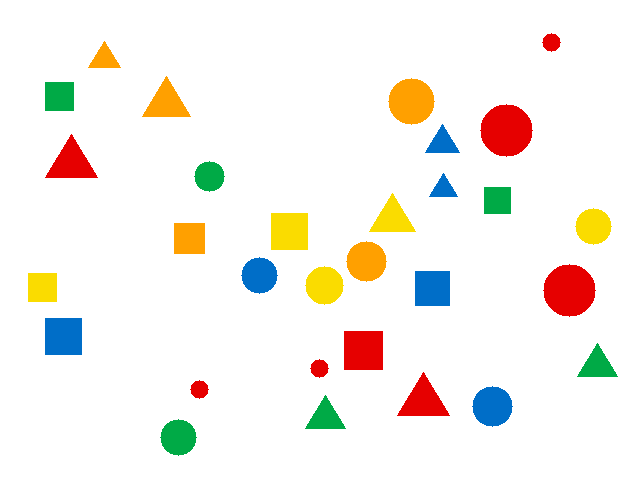
#> input picture module4_machineVision_cv-industrial-workshop/images/shapes.png, 640 x 480 px, found by its file name
$ jupyter execute --allow-errors 09_challenges.ipynb   (older library calls are emulated)
#> lines starting #> are read from the running program, lines starting #| are printed output that depends on the picture; after the words box and inside, x2 and y2 are one past the last pixel; in counts of white or black regions, pixels touching at a corner belong together
### module4_machineVision_cv-industrial-workshop/scripts/vision_camera.py
"""
vision_camera.py : แหล่งภาพที่ใช้ร่วมกันทุก Workshop
  file   = ภาพจากไฟล์
  emu    = กล้อง Basler จำลอง (ไม่ต้องมีกล้องจริง)
  basler = กล้อง Basler จริง (GigE / USB)
  webcam = webcam สำรอง

ทุกแหล่งมีคำสั่งเหมือนกัน:  frame = src.read()   และ   src.close()
frame ที่ได้เป็นภาพสี BGR (numpy array) ส่งเข้า OpenCV ได้ทันที
"""
import os

# เปิดกล้องจำลองไว้เสมอ (ไม่กระทบกล้องจริง) จึงสลับ emu กับ basler ได้โดยไม่ต้อง Restart
os.environ.setdefault('PYLON_CAMEMU', '1')

import cv2
import numpy as np

# โฟลเดอร์ images/ ของ repo (ใช้ได้ไม่ว่าจะรันจากโฟลเดอร์ไหน)
IMG_DIR = os.path.join(os.path.dirname(os.path.abspath(__file__)), "..", "images")


def img_path(name):
    """คืน path เต็มของไฟล์ภาพตัวอย่างใน images/"""
    return name if os.path.exists(name) else os.path.join(IMG_DIR, name)


# [45 lines left out: functions imread_url, set_param, pick_device, not called in this run]

class FileSource:
    # [4 lines left out: function __init__, not called in this run]

    def read(self):
        return self.img.copy()

    def close(self):
        pass


class WebcamSource:
    # [7 lines left out: function __init__, not called in this run]

    def read(self):
        ok, frame = self.cap.read()
        return frame if ok else None

    def close(self):
        self.cap.release()


class BaslerSource:
    # [58 lines left out: functions __init__, read, not called in this run]

    def close(self):
        self.cam.StopGrabbing()
        self.cam.Close()


# [24 lines left out: functions add_source_args, open_source, fit_to_screen, not called in this run]


def use_thai_font():
    """ตั้งฟอนต์ไทยให้ matplotlib ทั้ง notebook (ทั้ง show() และกราฟที่วาดเอง)
    เลือกเฉพาะฟอนต์ที่มีในเครื่องจริง: Windows = Tahoma / Leelawadee UI, Mac = Thonburi / Tahoma"""
    import logging
    import warnings
    try:
        import matplotlib.pyplot as plt
        from matplotlib import font_manager
    except ImportError:
        return
    have = {f.name for f in font_manager.fontManager.ttflist}
    thai = [f for f in ("Tahoma", "Thonburi", "Leelawadee UI", "Noto Sans Thai",
                        "Sarabun", "Loma") if f in have]
    plt.rcParams["font.family"] = thai + ["DejaVu Sans"]
    logging.getLogger("matplotlib.font_manager").setLevel(logging.ERROR)
    warnings.filterwarnings("ignore", message="Glyph .* missing from font")


use_thai_font()   # เรียกทันทีที่ import vision_camera


def show(*imgs, titles=None, size=6):
    """แสดงภาพใน Jupyter Notebook (แปลง BGR เป็น RGB ให้อัตโนมัติ)"""
    import logging
    import warnings
    import matplotlib.pyplot as plt
    # ฟอนต์ที่มีภาษาไทย: Windows = Tahoma / Leelawadee UI, Mac = Thonburi
    # เลือกเฉพาะฟอนต์ไทยที่มีในเครื่องนี้จริง จึงไม่มีข้อความ findfont ... not found
    from matplotlib import font_manager
    have = {f.name for f in font_manager.fontManager.ttflist}
    thai = [f for f in ("Tahoma", "Leelawadee UI", "Thonburi", "Noto Sans Thai") if f in have]
    plt.rcParams["font.family"] = thai + ["DejaVu Sans"]
    warnings.filterwarnings("ignore", message="Glyph")
    warnings.filterwarnings("ignore", message="findfont")
    logging.getLogger("matplotlib.font_manager").setLevel(logging.ERROR)  # findfont มาทาง logging ไม่ใช่ warnings
    n = len(imgs)
    fig, axes = plt.subplots(1, n, figsize=(size * n, size * 0.75))
    axes = [axes] if n == 1 else axes
    for i, (ax, im) in enumerate(zip(axes, imgs)):
        if im.ndim == 2:
            ax.imshow(im, cmap="gray", vmin=0, vmax=255)
        else:
            ax.imshow(cv2.cvtColor(im, cv2.COLOR_BGR2RGB))
        if titles:
            ax.set_title(titles[i])
        ax.axis("off")
    plt.tight_layout()
    plt.show()


# [23 lines left out: function grab_one, not called in this run]


def put_label(img, text, org=(10, 30), scale=0.8, color=(0, 255, 255)):
    cv2.putText(img, text, org, cv2.FONT_HERSHEY_SIMPLEX, scale, (0, 0, 0), 4)
    cv2.putText(img, text, org, cv2.FONT_HERSHEY_SIMPLEX, scale, color, 2)


# ---------------------------------------------------------------
# สำหรับ Notebook 02b: เล่นกับกล้องจำลอง
# ---------------------------------------------------------------
# [28 lines left out: function grab_emu, not called in this run]


class EmuLine:
    """สายการผลิตจำลอง: กล้องจำลองส่งภาพจากโฟลเดอร์ทีละภาพ ทุกครั้งที่สั่ง Trigger
    ใช้แบบ:  line = EmuLine("line")  ->  frame = line.trigger()  ->  line.close()"""

    # [27 lines left out: functions __init__, trigger, not called in this run]

    def close(self):
        self.cam.StopGrabbing()
        self.cam.Close()


# [17 lines left out: function simulate_real, not called in this run]


class SimpleHOG:
    # HOG แบบเขียนเอง ใช้แทน cv2.HOGDescriptor ที่ไม่มีใน OpenCV 5  (ภาพ 64x48, cell 8, block 2x2, 9 ทิศ)
    def __init__(self, cell=8, bins=9):
        self.cell, self.bins = cell, bins

    # [25 lines left out: function compute, not called in this run]


def make_hog():
    # OpenCV 4 มี cv2.HOGDescriptor  OpenCV 5 ไม่มี จึงใช้ SimpleHOG แทน
    if hasattr(cv2, 'HOGDescriptor'):
        return cv2.HOGDescriptor((64, 48), (16, 16), (8, 8), (8, 8), 9)
    return SimpleHOG()

### module4_machineVision_cv-industrial-workshop/notebooks/09_challenges.ipynb
# Challenge: ลงมือแก้โค้ดเอง
ที่ผ่านมาส่วนใหญ่กด Run  รอบนี้**แก้โค้ดเอง** ให้ผ่านตัวตรวจอัตโนมัติ  มี 8 ข้อ จากง่ายไปยาก แต่ละข้อมี
- **โจทย์** และสิ่งที่ต้องแก้ (มองหาคำว่า `TODO`)
- **ตัวตรวจ** รันแล้วบอกทันทีว่า ✅ ผ่าน หรือ ❌ ยัง
- **คำใบ้** ถ้าติด  และ**เฉลย**ซ่อนไว้ท้าย notebook (เปิดดูได้แต่ลองเองก่อน)

ทำเป็นคู่ ใช้เวลา 60 นาที  ผ่าน 4 ข้อ = ใช้ทักษะพื้นฐานได้  ผ่าน 6 ข้อขึ้นไป = ต่อยอดงานจริงได้

[cell 1]
import sys, os, time
sys.path.insert(0, os.path.abspath("../scripts"))
import cv2
import numpy as np
from vision_camera import show, img_path, put_label

def load(name):
    return cv2.imread(img_path(name))

def check(title, got, expected):
    ok = (got == expected)
    print(("✅ ผ่าน  " if ok else "❌ ยัง   ") + title + f"   ได้ {got}  ต้องการ {expected}")
    return ok

def count_color(img, h_low, h_high, min_area=1000, s_min=50, v_min=50):
    """นับวัตถุในช่วงสี H ที่ใหญ่กว่า min_area  (ฟังก์ชันจาก Workshop 2)"""
    hsv = cv2.cvtColor(img, cv2.COLOR_BGR2HSV)
    mask = cv2.inRange(hsv, np.array([h_low, s_min, v_min]), np.array([h_high, 255, 255]))
    cs, _ = cv2.findContours(mask, cv2.RETR_EXTERNAL, cv2.CHAIN_APPROX_NONE)
    return sum(cv2.contourArea(c) > min_area for c in cs), mask
print("พร้อม")

## ข้อ 1 (ง่าย): นับสีน้ำเงิน
ใน `shapes.png` โค้ดด้านล่างนับสีแดง (H 0–10)  **แก้ช่วง H ให้นับสีน้ำเงิน**  (คำใบ้: จากสไลด์ HSV น้ำเงินอยู่ราว H 95–125)

[cell 2]
img = load("shapes.png")
#> in load, returned value is the input picture: shape (480, 640, 3); mean B, G, R 234.9, 241.3, 245.5
n_blue, mask = count_color(img, 0, 10)        # TODO: แก้ช่วง H ให้เป็นสีน้ำเงิน
#> in count_color, `mask = cv2.inRange(hsv, np.array([h_low, s_min, v_min]), np.array([h_h..`:
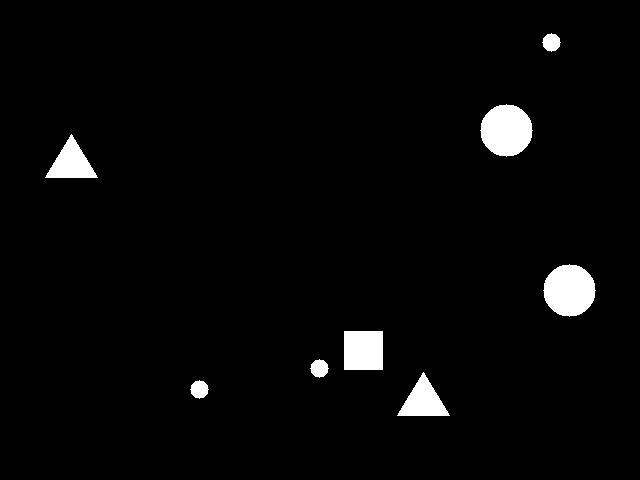
#> mask: shape (480, 640); 2.9% white; 8 white regions
#> in count_color, `cs, _ = cv2.findContours(mask, cv2.RETR_EXTERNAL, cv2.CHAIN_APPROX_NONE)`: cs = 8 contours; box (x1, y1, x2, y2) and area: (543, 264, 596, 317) 2048, (480, 104, 533, 157) 2048, (344, 331, 383, 370) 1444, (397, 372, 450, 416) 1118, (45, 134, 98, 178) 1118, (190, 380, 209, 399) 228, (310, 359, 329, 378) 228, (542, 33, 561, 52) 228
#> n_blue = 5
check("ข้อ 1 นับสีน้ำเงิน (ชิ้นใหญ่กว่า 1000 px)", n_blue, 3)
#> in check, `ok = (got == expected)`: ok = False
#| ❌ ยัง   ข้อ 1 นับสีน้ำเงิน (ชิ้นใหญ่กว่า 1000 px)   ได้ 5  ต้องการ 3
show(img, mask, titles=["shapes.png", "mask ที่ได้"], size=4)
#> in show, `have = {f.name for f in font_manager.fontManager.ttflist}`: have = 19 items
#> in show, `thai = [f for f in ("Tahoma", "Leelawadee UI", "Thonburi", "Noto Sans ..`: thai = []

## ข้อ 2 (ง่าย): ถาดต้องไม่มีสีส้มปน
ถาด `line/tray_05.png` มีชิ้นแดงใหญ่ครบ 5 แต่มี**ชิ้นสีส้ม**ปนมา (H ราว 12–22)  เขียนให้ `verdict` เป็น `"NG"` เมื่อมีสีส้ม

[cell 3]
img = load("line/tray_05.png")
#> call 2 of load, with name = 'line/tray_05.png'
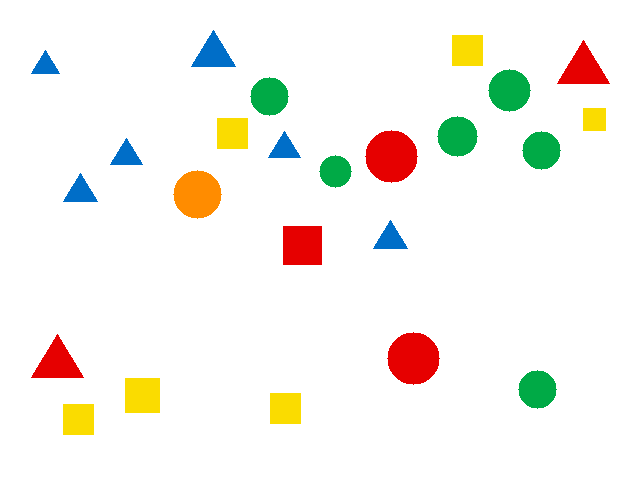
#> input picture module4_machineVision_cv-industrial-workshop/images/line/tray_05.png, 640 x 480 px, found by its file name
#> in load, returned value is the input picture: shape (480, 640, 3); mean B, G, R 237.4, 243.6, 246
n_red, _ = count_color(img, 0, 10)
#> in count_color (call 2), `cs, _ = cv2.findContours(mask, cv2.RETR_EXTERNAL, cv2.CHAIN_APPROX_NONE)`: cs = 5 contours; box (x1, y1, x2, y2) and area: (387, 332, 440, 385) 2048, (365, 130, 418, 183) 2048, (283, 226, 322, 265) 1444, (31, 334, 84, 378) 1118, (557, 40, 610, 84) 1118
#> n_red = 5
n_orange = 0                                   # TODO: นับชิ้นสีส้มด้วย count_color
verdict = "OK" if n_red == 5 else "NG"         # TODO: เพิ่มเงื่อนไข ถ้ามีสีส้ม = NG
#> verdict = 'OK'
check("ข้อ 2 ถาดมีสีส้ม", verdict, "NG")
img2 = load("line/tray_01.png")
#> call 3 of load, with name = 'line/tray_01.png'
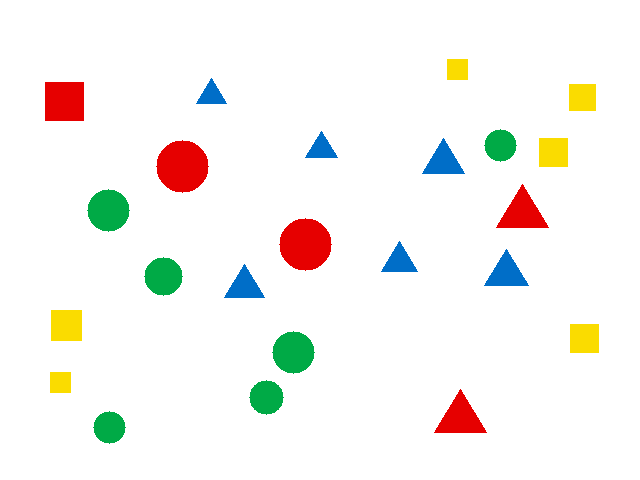
#> input picture module4_machineVision_cv-industrial-workshop/images/line/tray_01.png, 640 x 480 px, found by its file name
#> in load, returned value is the input picture: shape (480, 640, 3); mean B, G, R 240.2, 244.2, 245.8
n_red2, _ = count_color(img2, 0, 10); n_orange2 = 0   # TODO: นับสีส้มของถาดนี้ด้วย
#> in count_color (call 3), `cs, _ = cv2.findContours(mask, cv2.RETR_EXTERNAL, cv2.CHAIN_APPROX_NONE)`: cs = 5 contours; box (x1, y1, x2, y2) and area: (279, 218, 332, 271) 2048, (156, 140, 209, 193) 2048, (45, 82, 84, 121) 1444, (434, 389, 487, 433) 1118, (496, 184, 549, 228) 1118
#> after `n_red2, _ = count_color(img2, 0, 10)`: n_red2 = 5
verdict2 = "OK" if n_red2 == 5 else "NG"               # TODO: ใช้เงื่อนไขเดียวกัน
#> verdict2 = 'OK'
check("ข้อ 2 ถาดปกติยังต้อง OK", verdict2, "OK")
#> Out = True

## ข้อ 3 (ง่าย): เศษชิ้นแตก = NG
ถาด `line/tray_03.png` มีชิ้นแดงใหญ่ 5 ชิ้น แต่มี**เศษแดงเล็ก** 2 ชิ้นปน (พื้นที่ 50–1000 พิกเซล)  ให้นับเศษแล้วตัดสิน NG

[cell 4]
img = load("line/tray_03.png")
#> call 4 of load, with name = 'line/tray_03.png'
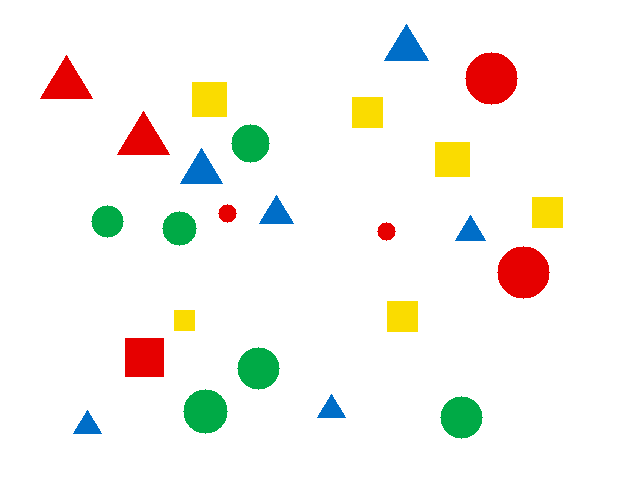
#> input picture module4_machineVision_cv-industrial-workshop/images/line/tray_03.png, 640 x 480 px, found by its file name
#> in load, returned value is the input picture: shape (480, 640, 3); mean B, G, R 238.2, 243.6, 245.6
hsv = cv2.cvtColor(img, cv2.COLOR_BGR2HSV)
#> hsv: shape (480, 640, 3); mean H, S, V 3.3, 20.6, 251.6
mask = cv2.inRange(hsv, np.array([0, 50, 50]), np.array([10, 255, 255]))
#> mask: shape (480, 640); 2.8% white; 7 white regions
cs, _ = cv2.findContours(mask, cv2.RETR_EXTERNAL, cv2.CHAIN_APPROX_NONE)
#> cs = 7 contours; box (x1, y1, x2, y2) and area: (497, 246, 550, 299) 2048, (465, 52, 518, 105) 2048, (125, 338, 164, 377) 1444, (117, 111, 170, 155) 1118, (40, 55, 93, 99) 1118, (377, 222, 396, 241) 228, (218, 204, 237, 223) 228
areas = [cv2.contourArea(c) for c in cs]
#> areas = [1444, 2048, 228, 228, 1118, 1118, 2048]
n_big = sum(a > 1000 for a in areas)
#> n_big = 5
n_chip = 0                                     # TODO: นับ contour ที่พื้นที่อยู่ระหว่าง 50 ถึง 1000
verdict = "OK" if n_big == 5 else "NG"         # TODO: ถ้ามีเศษ ให้เป็น NG
check("ข้อ 3 จำนวนเศษ", n_chip, 2)
check("ข้อ 3 ผลตรวจ", verdict, "NG")
#> Out = False

## ข้อ 4 (กลาง): ฉลากต้องมีเลข LOT
จาก notebook 06 ข้อ 2  ฉลากที่ดีต้องมีคำว่า `LOT` ตามด้วยตัวเลข 6 หลัก  เขียนฟังก์ชัน `has_lot(text)` ให้คืน True/False
(คำใบ้: ใช้ `re.search(r"LOT\s*\d{6}", text)`)

[cell 5]
import re
def has_lot(text):
    return False                               # TODO: ตรวจด้วย regular expression

check("ข้อ 4 ฉลากมี LOT", has_lot("PRODUCT A LOT 775758 EXP 2027-03-15"), True)
check("ข้อ 4 LOT ไม่ครบ 6 หลัก", has_lot("PRODUCT A LOT 7757 EXP 2027-03-15"), False)
check("ข้อ 4 ไม่มี LOT", has_lot("PRODUCT A EXP 2027-03-15"), False)

## ข้อ 5 (กลาง): เพิ่มโซนตรวจไฟสถานะไดรฟ์ของ Rack server
จาก notebook 08 ข้อ 1  ไดรฟ์แต่ละตัวมี**ไฟสถานะสีเขียว**ที่ด้านล่าง (แถบ y 235–243 ของแต่ละช่อง)  ภาพ `rack/rack_05_drive_led_off.png` มีไดรฟ์ตัวหนึ่งไฟดับ
เขียนลูปตรวจไฟของไดรฟ์ทั้ง 8 ตัว แล้วคืนหมายเลขไดรฟ์ที่ไฟดับ (เริ่มที่ 1)

[cell 6]
img = load("rack/rack_05_drive_led_off.png")
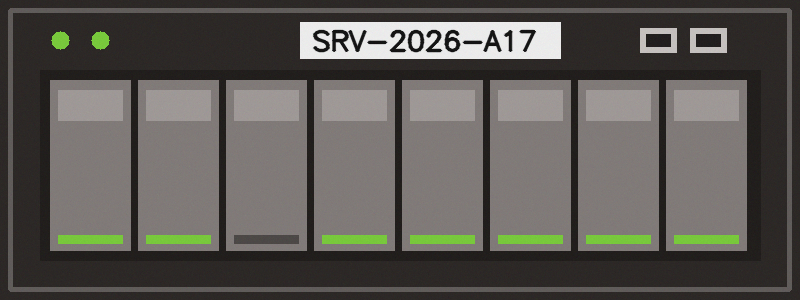
#> input picture module4_machineVision_cv-industrial-workshop/images/rack/rack_05_drive_led_off.png, 800 x 300 px, found by its file name
#> in load, returned value is the input picture: shape (300, 800, 3); mean B, G, R 85, 89.6, 92.6
hsv = cv2.cvtColor(img, cv2.COLOR_BGR2HSV)
#> hsv: shape (300, 800, 3); mean H, S, V 34.6, 28.3, 94.2
led_off = []
for i in range(8):
    x = 50 + i * 88
    roi = hsv[233:245, x + 8:x + 72]           # กรอบแถบไฟของไดรฟ์ตัวที่ i
    green_ratio = 0.0                          # TODO: สัดส่วนพิกเซลสีเขียว (H 40-80, S>80, V>80) ใน roi
    if green_ratio < 0.3:
        led_off.append(i + 1)
#> after the loop, led_off = [1, 2, 3, 4, 5, 6, 7, 8]
check("ข้อ 5 ไดรฟ์ที่ไฟดับ", led_off, [3])
#| ❌ ยัง   ข้อ 5 ไดรฟ์ที่ไฟดับ   ได้ [1, 2, 3, 4, 5, 6, 7, 8]  ต้องการ [3]
#> Out = False

## ข้อ 6 (กลาง): วัดขนาดเมื่อเปลี่ยนวัตถุสอบเทียบ
จาก notebook 06 ข้อ 4  ถ้าเหรียญในภาพเดิมมีขนาดจริง **25 มม.** (ไม่ใช่ 20)  ชิ้นงานจะกว้างกี่มิลลิเมตร  คำนวณ `px_per_mm` ใหม่แล้ววัด (ปัดเป็นทศนิยม 1 ตำแหน่ง)

[cell 7]
img = load("industrial/measure_01.png")
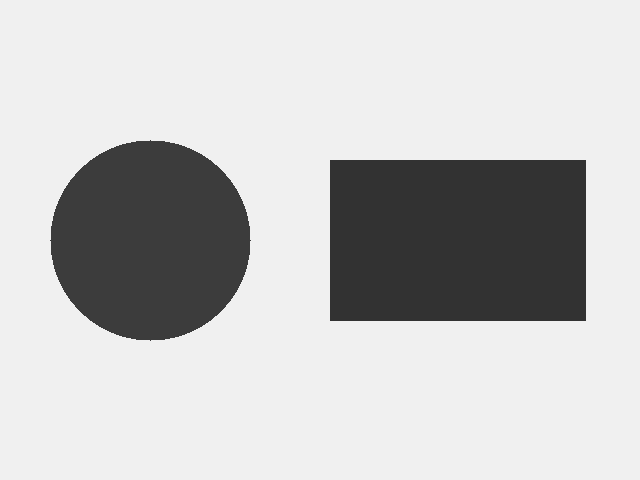
#> input picture module4_machineVision_cv-industrial-workshop/images/industrial/measure_01.png, 640 x 480 px, found by its file name
#> in load, returned value is the input picture: shape (480, 640, 3); min 50, max 240, mean 196.1
gray = cv2.cvtColor(img, cv2.COLOR_BGR2GRAY)
_, bw = cv2.threshold(gray, 0, 255, cv2.THRESH_BINARY_INV + cv2.THRESH_OTSU)
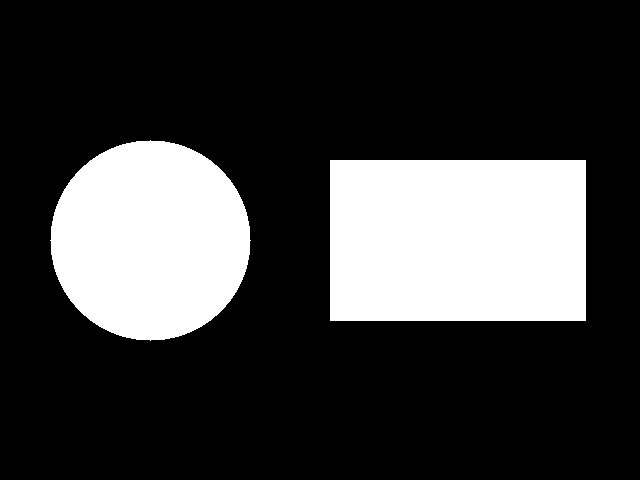
#> bw: shape (480, 640); 23.6% white; 2 white regions
cs, _ = cv2.findContours(bw, cv2.RETR_EXTERNAL, cv2.CHAIN_APPROX_SIMPLE)
#> cs = 2 contours; box (x1, y1, x2, y2) and area: (330, 160, 586, 321) 40800, (50, 140, 251, 341) 31134
cs = sorted(cs, key=lambda c: cv2.boundingRect(c)[0])
(cx, cy), r = cv2.minEnclosingCircle(cs[0])
#> cx = 150; cy = 240; r = 100
COIN_MM = 20.0                                 # TODO: เหรียญจริง 25 มม.
px_per_mm = (2 * r) / COIN_MM
#> px_per_mm = 10
w, h = cv2.minAreaRect(cs[1])[1]
#> w = 160; h = 255
width_mm = round(max(w, h) / px_per_mm, 1)
#> width_mm = 25.5
check("ข้อ 6 ความกว้างชิ้นงาน (มม.)", width_mm, 31.9)
#| ❌ ยัง   ข้อ 6 ความกว้างชิ้นงาน (มม.)   ได้ 25.5  ต้องการ 31.9
#> Out = False

## ข้อ 7 (ยาก): ตรวจสิ่งแปลกปลอมเมื่อถาดเลื่อน
`industrial/tray_06_shifted_screw.png` คือถาดที่มีสกรู แต่**เลื่อนไปจากภาพอ้างอิง** 14 พิกเซลทางขวา 9 พิกเซลขึ้น  วิธีเทียบภาพอ้างอิงตรงๆ จะเห็น "ทุกชิ้นต่าง"
ให้**หาระยะเลื่อน**ด้วย `cv2.matchTemplate` (ใช้ส่วนกลางของภาพอ้างอิงเป็น template) แล้วเลื่อนภาพกลับก่อนเทียบ  ต้องเจอความต่าง**เพียง 1 จุด** (สกรู)

[cell 8]
ref = load("industrial/tray_reference.png")
img = load("industrial/tray_06_shifted_screw.png")

def align(img, ref):
    """คืนภาพ img ที่เลื่อนให้ตรงกับ ref"""
    g_ref = cv2.cvtColor(ref, cv2.COLOR_BGR2GRAY)
    g_img = cv2.cvtColor(img, cv2.COLOR_BGR2GRAY)
    template = g_ref[100:380, 150:490]                       # ส่วนกลางของภาพอ้างอิง
    dx, dy = 0, 0                                            # TODO: หา dx, dy ด้วย matchTemplate
    #   res = cv2.matchTemplate(g_img, template, cv2.TM_CCOEFF_NORMED)
    #   _, _, _, (x, y) = cv2.minMaxLoc(res)   -> ตำแหน่งที่ template ไปอยู่ในภาพใหม่
    #   dx = x - 150,  dy = y - 100
    M = np.float32([[1, 0, -dx], [0, 1, -dy]])
    return cv2.warpAffine(img, M, (img.shape[1], img.shape[0]), borderValue=(70, 72, 75)), (dx, dy)

#> (the rest of this cell did not finish here and is left out)

## ข้อ 8 (ยาก): เพิ่มประเภทที่ 4 ให้ AI
จาก notebook 07  เพิ่มประเภท `"extra"` (ถาดที่มีชิ้นงานเกินมา 1 ชิ้นวางตรงกลาง) แล้วสอนโมเดลใหม่  ความแม่นต้อง ≥ 85%
สิ่งที่ต้องแก้: (1) ฟังก์ชัน `make_tray` วาดชิ้นเกินเมื่อ kind == "extra"  (2) `CLASSES` มี 4 ประเภท

[cell 9]
from sklearn.svm import SVC
from sklearn.pipeline import make_pipeline
from sklearn.preprocessing import StandardScaler
from sklearn.model_selection import train_test_split

CLASSES = ["ok", "missing", "foreign"]         # TODO: เพิ่ม "extra"

def make_tray(kind, rng):
    img = np.full((240, 320, 3), (70, 72, 75), np.uint8)
    dx, dy = rng.integers(-10, 11, 2)
    centers = [(60 + dx, 60 + dy), (160 + dx, 60 + dy), (260 + dx, 60 + dy),
               (60 + dx, 170 + dy), (160 + dx, 170 + dy), (260 + dx, 170 + dy)]
    skip = rng.integers(0, 6) if kind == "missing" else -1
    for i, (x, y) in enumerate(centers):
        if i == skip:
            continue
        cv2.circle(img, (int(x), int(y)), 26, (190, 190, 195), -1)
        cv2.circle(img, (int(x), int(y)), 8, (80, 82, 85), -1)
    if kind == "foreign":
        fx, fy = int(rng.integers(30, 290)), int(rng.integers(30, 210))
        cv2.rectangle(img, (fx, fy), (fx + int(rng.integers(40, 70)), fy + 12), (30, 30, 35), -1)
    # TODO: if kind == "extra": วาดชิ้นงาน (วงกลมเทา r=26 + รู r=8) เพิ่มที่ (160+dx, 115+dy)
    light = rng.uniform(0.6, 1.3)
    return np.clip(img.astype(np.float32) * light + rng.normal(0, 3, img.shape), 0, 255).astype(np.uint8)

from vision_camera import make_hog
hog = make_hog()   # OpenCV 4 ใช้ HOG ของ OpenCV  OpenCV 5 ใช้ตัวที่เขียนเองแทน
def features(img):
    small = cv2.resize(img, (64, 48)); gray = cv2.cvtColor(small, cv2.COLOR_BGR2GRAY)
    thumb = cv2.resize(gray, (32, 24)).astype(np.float32)
    hsv = cv2.cvtColor(small, cv2.COLOR_BGR2HSV)
    col = cv2.calcHist([hsv], [0, 1], None, [8, 4], [0, 180, 0, 256]).flatten()
    return np.concatenate([hog.compute(gray).flatten(), (thumb / (thumb.mean() + 1e-6)).flatten(), 10 * col / (col.sum() + 1e-6)])

rng = np.random.default_rng(0)
X, y = [], []
for ci, kind in enumerate(CLASSES):
    for _ in range(100):
        X.append(features(make_tray(kind, rng))); y.append(ci)
X, y = np.array(X), np.array(y)
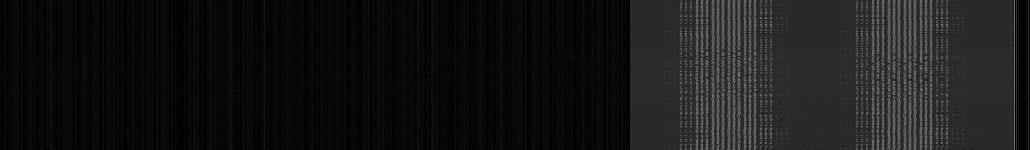
#> X: shape (300, 2060) float32 (shown at 1/2 size); min 0, max 4.91, mean 0.456; drawn with min black and max white
#> y = 300 values from 0 to 2
X_tr, X_te, y_tr, y_te = train_test_split(X, y, test_size=0.3, random_state=0, stratify=y)
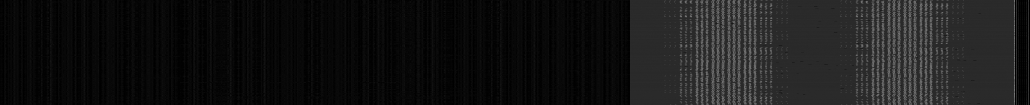
#> X_tr: shape (210, 2060) float32 (shown at 1/2 size); min 0, max 4.91, mean 0.456; drawn with min black and max white
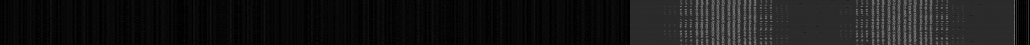
#> X_te: shape (90, 2060) float32 (shown at 1/2 size); min 0, max 4.79, mean 0.456; drawn with min black and max white
#> y_tr = 210 values, max 2 at index 0, min 0 at index 3, mean 1; y_te = 90 values, max 2 at index 0, min 0 at index 2, mean 1
model = make_pipeline(StandardScaler(), SVC(C=10)).fit(X_tr, y_tr)
acc = round((model.predict(X_te) == y_te).mean() * 100)
#> acc = 97
print("ประเภท:", CLASSES, " ความแม่น", acc, "%")
#| ประเภท: ['ok', 'missing', 'foreign']  ความแม่น 97 %
check("ข้อ 8 มี 4 ประเภท", len(CLASSES), 4)
check("ข้อ 8 ความแม่น >= 85%", acc >= 85, True)
#> Out = True

## สรุปคะแนน
นับว่าผ่านกี่ข้อ แล้วบอก TA  ข้อที่ติดให้เปิดเฉลยด้านล่าง เทียบกับที่เขียนเอง

---
<details>
<summary><b>เฉลย (คลิกเพื่อเปิด)</b></summary>

**ข้อ 1:** `count_color(img, 95, 125)`

**ข้อ 2:**
```python
n_orange, _ = count_color(img, 12, 22)
verdict = "OK" if (n_red == 5 and n_orange == 0) else "NG"
```

**ข้อ 3:** `n_chip = sum(50 < a <= 1000 for a in areas)` และ `verdict = "OK" if (n_big == 5 and n_chip == 0) else "NG"`

**ข้อ 4:** `return re.search(r"LOT\s*\d{6}\b", text) is not None`

**ข้อ 5:** `green_ratio = cv2.inRange(roi, (40, 80, 80), (80, 255, 255)).mean() / 255`

**ข้อ 6:** `COIN_MM = 25.0`

**ข้อ 7:**
```python
res = cv2.matchTemplate(g_img, template, cv2.TM_CCOEFF_NORMED)
_, _, _, (x, y) = cv2.minMaxLoc(res)
dx, dy = x - 150, y - 100
```

**ข้อ 8:** เพิ่ม `"extra"` ใน CLASSES และใน make_tray:
```python
if kind == "extra":
    cv2.circle(img, (int(160 + dx), int(115 + dy)), 26, (190, 190, 195), -1)
    cv2.circle(img, (int(160 + dx), int(115 + dy)), 8, (80, 82, 85), -1)
```
</details>
